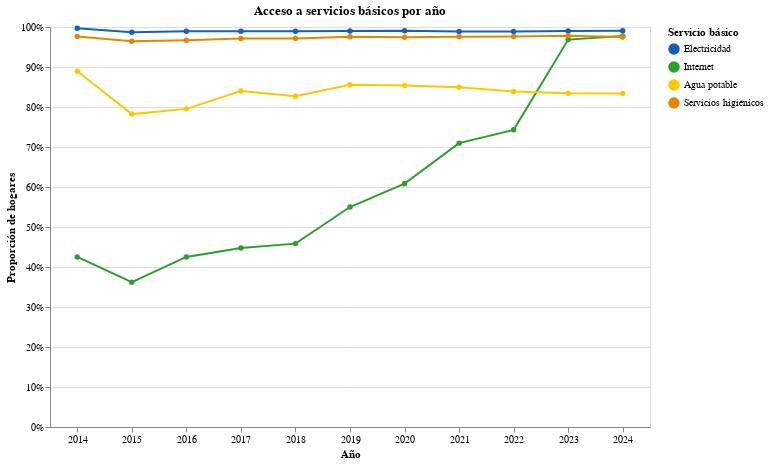

Write notebook code for a chart like this one.
### Code cell
chart = alt.Chart(df_melt).mark_line(point=True).encode(
    x=alt.X("ANIO:O", axis=alt.Axis(title="Año", labelAngle=360)),
    y=alt.Y("Proporción:Q", axis=alt.Axis(title="Proporción de hogares", format="%")),
    color=alt.Color(
        "Servicio:N",
        title="Servicio básico",
        scale=alt.Scale(
            domain=["ELECTRICIDAD", "INTERNET", "AGUA_POTABLE", "SERVICIOS_HIGIENICOS"],
            range=["#105FC2", "#2ca02c", "#FCC900", "#E68600"] 
         ),
        legend=alt.Legend(
            labelExpr=(
                "datum.label == 'ELECTRICIDAD' ? 'Electricidad' : "
                "datum.label == 'INTERNET' ? 'Internet' : "
                "datum.label == 'AGUA_POTABLE' ? 'Agua potable' : "
                "'Servicios higiénicos'"
            )
        )
    )
).properties(
    title="Acceso a servicios básicos por año",
    width=600,
    height=400
)

chart.display()

### Figure 1 — Vega-Lite specification as saved in the notebook (floating-point values rounded to 4 significant figures)
{"config": {"view": {"continuousWidth": 300, "continuousHeight": 300}}, "data": {"name": "data-5664a25476e22eec157d8aa2682913d7"}, "mark": {"type": "line", "point": true}, "encoding": {"color": {"field": "Servicio", "legend": {"labelExpr": "datum.label == 'ELECTRICIDAD' ? 'Electricidad' : datum.label == 'INTERNET' ? 'Internet' : datum.label == 'AGUA_POTABLE' ? 'Agua potable' : 'Servicios higiénicos'"}, "scale": {"domain": ["ELECTRICIDAD", "INTERNET", "AGUA_POTABLE", "SERVICIOS_HIGIENICOS"], "range": ["#105FC2", "#2ca02c", "#FCC900", "#E68600"]}, "title": "Servicio básico", "type": "nominal"}, "x": {"axis": {"labelAngle": 360, "title": "Año"}, "field": "ANIO", "type": "ordinal"}, "y": {"axis": {"format": "%", "title": "Proporción de hogares"}, "field": "Proporción", "type": "quantitative"}}, "height": 400, "title": "Acceso a servicios básicos por año", "width": 600, "$schema": "https://vega.github.io/schema/vega-lite/v5.20.1.json", "datasets": {"data-5664a25476e22eec157d8aa2682913d7": [{"ANIO": "2014", "Servicio": "ELECTRICIDAD", "Proporción": 0.9968}, {"ANIO": "2015", "Servicio": "ELECTRICIDAD", "Proporción": 0.987}, {"ANIO": "2016", "Servicio": "ELECTRICIDAD", "Proporción": 0.9896}, {"ANIO": "2017", "Servicio": "ELECTRICIDAD", "Proporción": 0.9897}, {"ANIO": "2018", "Servicio": "ELECTRICIDAD", "Proporción": 0.9894}, {"ANIO": "2019", "Servicio": "ELECTRICIDAD", "Proporción": 0.9901}, {"ANIO": "2020", "Servicio": "ELECTRICIDAD", "Proporción": 0.9909}, {"ANIO": "2021", "Servicio": "ELECTRICIDAD", "Proporción": 0.9885}, {"ANIO": "2022", "Servicio": "ELECTRICIDAD", "Proporción": 0.9888}, {"ANIO": "2023", "Servicio": "ELECTRICIDAD", "Proporción": 0.9899}, {"ANIO": "2024", "Servicio": "ELECTRICIDAD", "Proporción": 0.9906}, {"ANIO": "2014", "Servicio": "INTERNET", "Proporción": 0.4252}, {"ANIO": "2015", "Servicio": "INTERNET", "Proporción": 0.3621}, {"ANIO": "2016", "Servicio": "INTERNET", "Proporción": 0.4251}, {"ANIO": "2017", "Servicio": "INTERNET", "Proporción": 0.4476}, {"ANIO": "2018", "Servicio": "INTERNET", "Proporción": 0.4584}, {"ANIO": "2019", "Servicio": "INTERNET", "Proporción": 0.5499}, {"ANIO": "2020", "Servicio": "INTERNET", "Proporción": 0.6083}, {"ANIO": "2021", "Servicio": "INTERNET", "Proporción": 0.7097}, {"ANIO": "2022", "Servicio": "INTERNET", "Proporción": 0.7429}, {"ANIO": "2023", "Servicio": "INTERNET", "Proporción": 0.9685}, {"ANIO": "2024", "Servicio": "INTERNET", "Proporción": 0.9775}, {"ANIO": "2014", "Servicio": "AGUA_POTABLE", "Proporción": 0.8893}, {"ANIO": "2015", "Servicio": "AGUA_POTABLE", "Proporción": 0.7823}, {"ANIO": "2016", "Servicio": "AGUA_POTABLE", "Proporción": 0.7953}, {"ANIO": "2017", "Servicio": "AGUA_POTABLE", "Proporción": 0.8401}, {"ANIO": "2018", "Servicio": "AGUA_POTABLE", "Proporción": 0.8268}, {"ANIO": "2019", "Servicio": "AGUA_POTABLE", "Proporción": 0.8558}, {"ANIO": "2020", "Servicio": "AGUA_POTABLE", "Proporción": 0.8536}, {"ANIO": "2021", "Servicio": "AGUA_POTABLE", "Proporción": 0.8492}, {"ANIO": "2022", "Servicio": "AGUA_POTABLE", "Proporción": 0.839}, {"ANIO": "2023", "Servicio": "AGUA_POTABLE", "Proporción": 0.8345}, {"ANIO": "2024", "Servicio": "AGUA_POTABLE", "Proporción": 0.8338}, {"ANIO": "2014", "Servicio": "SERVICIOS_HIGIENICOS", "Proporción": 0.9765}, {"ANIO": "2015", "Servicio": "SERVICIOS_HIGIENICOS", "Proporción": 0.9646}, {"ANIO": "2016", "Servicio": "SERVICIOS_HIGIENICOS", "Proporción": 0.9671}, {"ANIO": "2017", "Servicio": "SERVICIOS_HIGIENICOS", "Proporción": 0.9714}, {"ANIO": "2018", "Servicio": "SERVICIOS_HIGIENICOS", "Proporción": 0.9712}, {"ANIO": "2019", "Servicio": "SERVICIOS_HIGIENICOS", "Proporción": 0.9755}, {"ANIO": "2020", "Servicio": "SERVICIOS_HIGIENICOS", "Proporción": 0.9743}, {"ANIO": "2021", "Servicio": "SERVICIOS_HIGIENICOS", "Proporción": 0.9755}, {"ANIO": "2022", "Servicio": "SERVICIOS_HIGIENICOS", "Proporción": 0.9762}, {"ANIO": "2023", "Servicio": "SERVICIOS_HIGIENICOS", "Proporción": 0.9781}, {"ANIO": "2024", "Servicio": "SERVICIOS_HIGIENICOS", "Proporción": 0.9748}]}}
